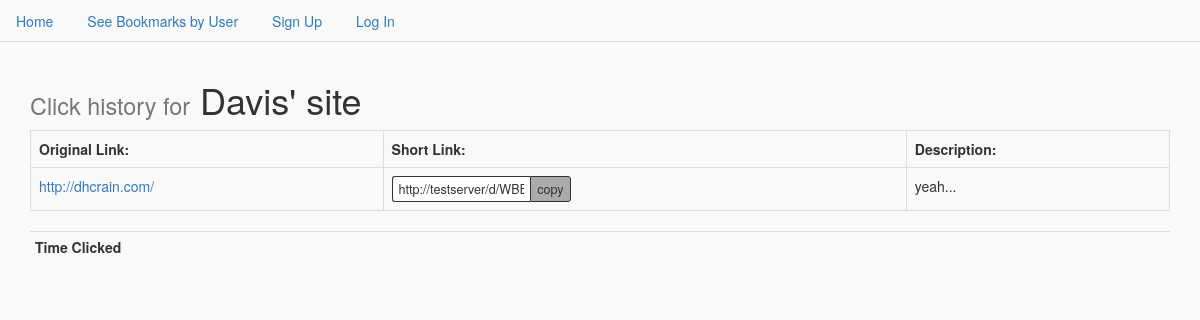
Page /accounts/profile/hist/26 on the earlier database version.
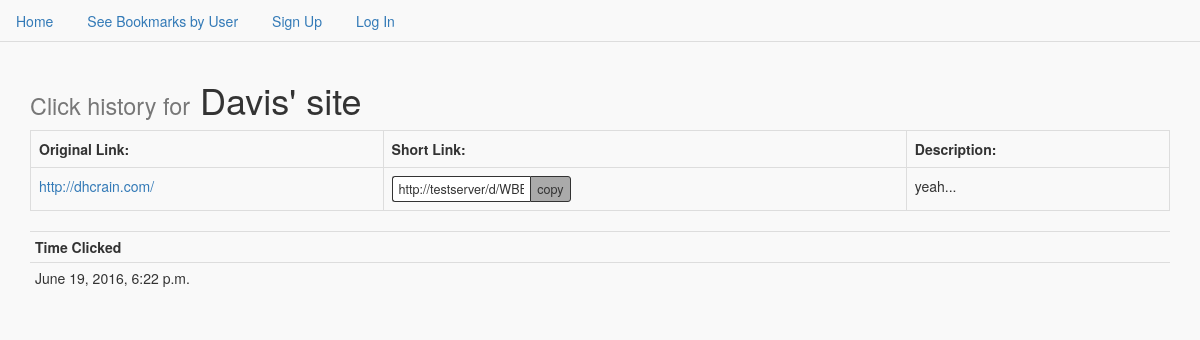
Same page on the later database version.
### short_app/models.py (models this page shows, shortened)
class Bookmark(models.Model):
    title = models.CharField(max_length=60)
    description = models.TextField()
    url = models.URLField()
    created = models.DateTimeField(auto_now_add=True)
    hash_id = models.CharField(max_length=10, null=True)
    count = models.IntegerField(default=0)
    user = models.ForeignKey(User)
    class Meta:
        ordering = ["-created"]

class Click(models.Model):
    link = models.ForeignKey(Bookmark)
    time_click = models.DateTimeField()
    class Meta:
        ordering = ["-time_click"]

### short_app/views.py (the view)
# urls.py: url(r'^accounts/profile/hist/(?P<pk>\d+)$', views.ClickView.as_view(), name='click_view'),
class ClickView(TemplateView):
    model = Click
    template_name = "short_app/click_list.html"
    def get_context_data(self, **kwargs):
        bookmark_pk = self.kwargs.get('pk', None)      # gets Bookmark PK
        context = super().get_context_data(**kwargs)    # I have no idea what this does
        context["bookmark"] = Bookmark.objects.get(id=bookmark_pk)
        context["clicks"] = Click.objects.filter(link=bookmark_pk)
        return context

### templates/short_app/click_list.html (shortened to what this page needs)
{% extends 'base.html' %}
{% block content %}
    <h1><small>Click history for</small> {{ bookmark.title }}</h1>
    <table class="table table-bordered">
    <tr>
        <th>Original Link:</th>
        <th>Short Link:</th>
        <th>Description:</th>
    </tr>
    <tr>
        <td><a href="{% url 'forward_view' bookmark.hash_id %}" target="_blank" >{{ bookmark.url }}</a></td>
        <td>
            <input class="copy-text" type="text" id="website" value="http://{{ request.get_host }}{% url 'forward_view' bookmark.hash_id %}" />
            <button class="copy-btn" data-copytarget="#website">copy</button>
        </td>
        <td>{{ bookmark.description }}</td>
    </tr>
    </table>
                <table class="table table-condensed">
                    <tr>
                        <th>Time Clicked</th>
                    </tr>
                {% for click in clicks %}
                    <tr>
                        <td>{{ click.time_click }}</td>
                    </tr>
                {% endfor %}
                </table>
{% endblock %}

### templates/base.html (shortened to what this page needs)
{% load staticfiles %}
<!DOCTYPE html>
<html lang="en">
<head>
    <link rel="stylesheet" href="{% static 'short_app/css/bootstrap.min.css' %}">
    <link rel="stylesheet" href="{% static 'short_app/css/main.css' %}">
</head>
<body>
    <ul class="nav nav-tabs navbar-fixed-top">
        <li role="presentation"><a href="{% url 'index_view' %}">Home</a></li>
        <li role="presentation"><a href="{% url 'user_view' %}">See Bookmarks by User</a></li>
        {% if request.user.is_authenticated %}
            <li role="presentation"><a href="{% url 'user_profile_view' user.id %}">Your Bookmarks</a></li>
            <li role="presentation"><a href="{% url 'shorten_link' %}">Bookmark a Link</a></li>
            <li role="presentation"><a href="{% url 'logout_view' %}">Log Out</a></li>
            <li role="presentation" class="disabled pull-right"><a href="#">Welcome {{ request.user }}</a></li>
        {% else %}
            <li role="presentation"><a href="{% url 'sign_up_view' %}">Sign Up</a></li>
            <li role="presentation"><a href="{% url 'login_view' %}">Log In</a></li>
        {% endif %}
    </ul>
    <div class="container">
    {% block content %}{% endblock %}
    </div>
</body>
</html>

### short_app/static/short_app/css/main.css (style rules this page uses)
body { padding-top: 60px; background-color: #F9F9F9; }
.nav { background-color: #F9F9F9; }
input { width: 306.4px; }
.copy-text, .copy-btn { float: left; font-size: .9em; padding: 3px 6px; margin: 0; border: 1px solid #333; outline: 0; box-shadow: none; }
.copy-text { width: 11em; border-right: 0 none; border-radius: 3px 0 0 3px; }
.copy-btn { position: relative; background-color: #aaa; border-radius: 0 3px 3px 0; cursor: pointer; }

Differences in the rows shown:
added Click: time_click "June 19, 2016, 6:22 p.m."
